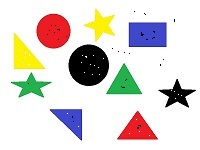
#> input picture 02-配套案例/03-机器视觉基础应用实训案例/18-硬币检测项目实训/02图像形态学/03礼帽顶帽/shape.png, 200 x 150 px
$ python '8_综合对比.py'
#> lines starting #> are read from the running program, lines starting #| are printed output that depends on the picture; after the words box and inside, x2 and y2 are one past the last pixel; in counts of white or black regions, pixels touching at a corner belong together
#!/usr/bin/env python3
# -*- coding: utf-8 -*-

import cv2 as cv
import numpy as np

# img_path = 'bkrc.jpg'
img_path = 'shape.png'

img = cv.imread(img_path)
#> img is the input picture: shape (150, 200, 3); mean B, G, R 210.9, 215.7, 221.1
gray = cv.cvtColor(img, cv.COLOR_BGR2GRAY)


def nothing(x):
    pass


cv.namedWindow('image')
cv.createTrackbar('th', 'image', 127, 255, nothing)
cv.createTrackbar('ks', 'image', 2, 25, nothing)

while True:
    ks = cv.getTrackbarPos('ks', 'image')
    th = cv.getTrackbarPos('th', 'image')
    ret, threash = cv.threshold(gray, th, 255, cv.THRESH_BINARY_INV)
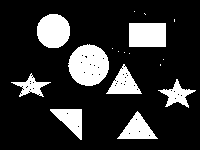
#> threash: shape (150, 200); 18.4% white; 17 white regions (9 under 20 px), largest, box (x1, y1, x2, y2) and area: (68, 44, 109, 86) 1305, (37, 14, 70, 48) 908, (129, 23, 166, 47) 888
#> ret = 127
    temp = threash
    kernel = np.ones((ks, ks), np.uint8)
    key = cv.waitKey(100) & 0xFF
#> (key Esc is pressed here)
    if chr(key) == 'q':
        break
    # 开运算：先腐蚀再膨胀就叫做开运算，用来去噪声。
    opening = cv.morphologyEx(threash, cv.MORPH_OPEN, kernel)
#> opening: shape (150, 200); 18.2% white; 8 white regions, largest, box (x1, y1, x2, y2) and area: (69, 46, 110, 87) 1302, (38, 15, 71, 49) 908, (130, 24, 167, 48) 888
    cv.putText(opening, 'open:' + str(ks), (80, 20), cv.FONT_HERSHEY_SIMPLEX, .65, (255, 255, 255), 2)

    # 先膨胀再腐蚀，它经常用来填充前景物体中的小洞 或者前景物体上的小黑点。
    close = cv.morphologyEx(threash, cv.MORPH_CLOSE, kernel)
#> close: shape (150, 200); 18.6% white; 17 white regions (9 under 20 px), largest, box (x1, y1, x2, y2) and area: (69, 45, 110, 87) 1320, (38, 15, 71, 49) 908, (130, 24, 167, 48) 888
    cv.putText(close, 'close:' + str(ks), (80, 20), cv.FONT_HERSHEY_SIMPLEX, .65, (255, 255, 255), 2)
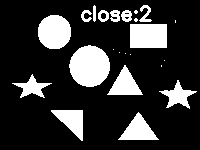
#> close: shape (150, 200); 20.3% white; 23 white regions (9 under 20 px), largest, box (x1, y1, x2, y2) and area: (69, 45, 110, 87) 1320, (38, 15, 71, 49) 908, (130, 24, 167, 48) 888

    # 形态学梯度
    # 其实就是一幅图像膨胀与腐的差别。
    # 结果看上去就像前景物体的轮廓。
    gradient = cv.morphologyEx(threash, cv.MORPH_GRADIENT, kernel)
#> gradient: shape (150, 200); 4.6% white in thin lines or dots, all inside (x1, y1, x2, y2) = (11, 11, 197, 141)
    cv.putText(gradient, 'grad:' + str(ks), (80, 20), cv.FONT_HERSHEY_SIMPLEX, .65, (255, 255, 255), 2)
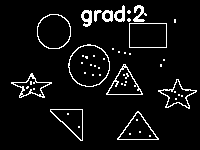
#> gradient: shape (150, 200); 6.2% white in thin lines or dots, all inside (x1, y1, x2, y2) = (11, 5, 197, 141)

    # 礼帽
    # 原始图像与开运算之后得到的图像的差。
    tophat = cv.morphologyEx(threash, cv.MORPH_TOPHAT, kernel)
#> tophat: shape (150, 200); 1.6% white in thin lines or dots, all inside (x1, y1, x2, y2) = (11, 11, 196, 139)
    cv.putText(tophat, 'tophat:' + str(ks), (80, 20), cv.FONT_HERSHEY_SIMPLEX, .65, (255, 255, 255), 2)
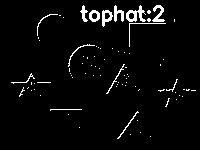
#> tophat: shape (150, 200); 3.7% white in thin lines or dots, all inside (x1, y1, x2, y2) = (11, 5, 196, 139)

    # 黑帽  进行闭运算之后得到的图像与原始图像的差
    blackhat = cv.morphologyEx(threash, cv.MORPH_BLACKHAT, kernel)
#> blackhat: shape (150, 200); 1.6% white in thin lines or dots, all inside (x1, y1, x2, y2) = (12, 12, 197, 141)
    cv.putText(blackhat, 'bkhat:' + str(ks), (80, 20), cv.FONT_HERSHEY_SIMPLEX, .65, (255, 255, 255), 2)
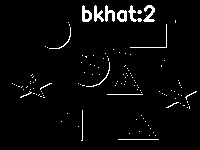
#> blackhat: shape (150, 200); 3.4% white in thin lines or dots, all inside (x1, y1, x2, y2) = (12, 5, 197, 141)

    cv.putText(threash, 'th:' + str(th), (80, 20), cv.FONT_HERSHEY_SIMPLEX, .65, (255, 255, 255), 2)

    h1 = np.hstack((threash, opening, close))
#> h1: shape (150, 600); 20% white; 62 white regions (22 under 20 px), largest, box (x1, y1, x2, y2) and area: (469, 45, 510, 87) 1320, (68, 44, 109, 86) 1305, (269, 46, 310, 87) 1302
    h2 = np.hstack((gradient, tophat, blackhat))
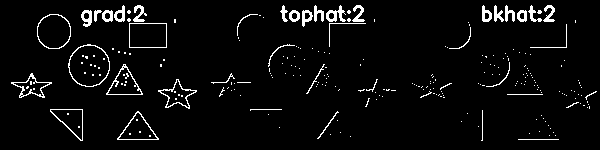
#> h2: shape (150, 600); 4.4% white in thin lines or dots, all inside (x1, y1, x2, y2) = (11, 5, 597, 141)
    v = np.vstack((h1, h2))
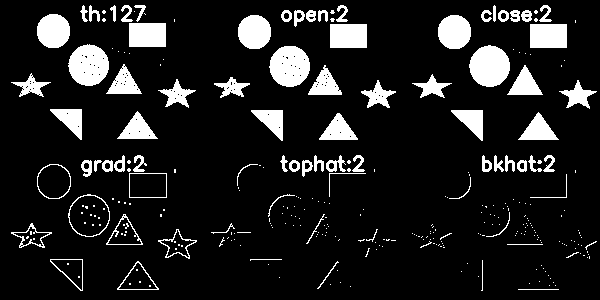
#> v: shape (300, 600); 12.2% white; 319 white regions (239 under 20 px), largest, box (x1, y1, x2, y2) and area: (469, 45, 510, 87) 1320, (68, 44, 109, 86) 1305, (269, 46, 310, 87) 1302

    cv.imshow('image', v)

cv.destroyWindow('image')
